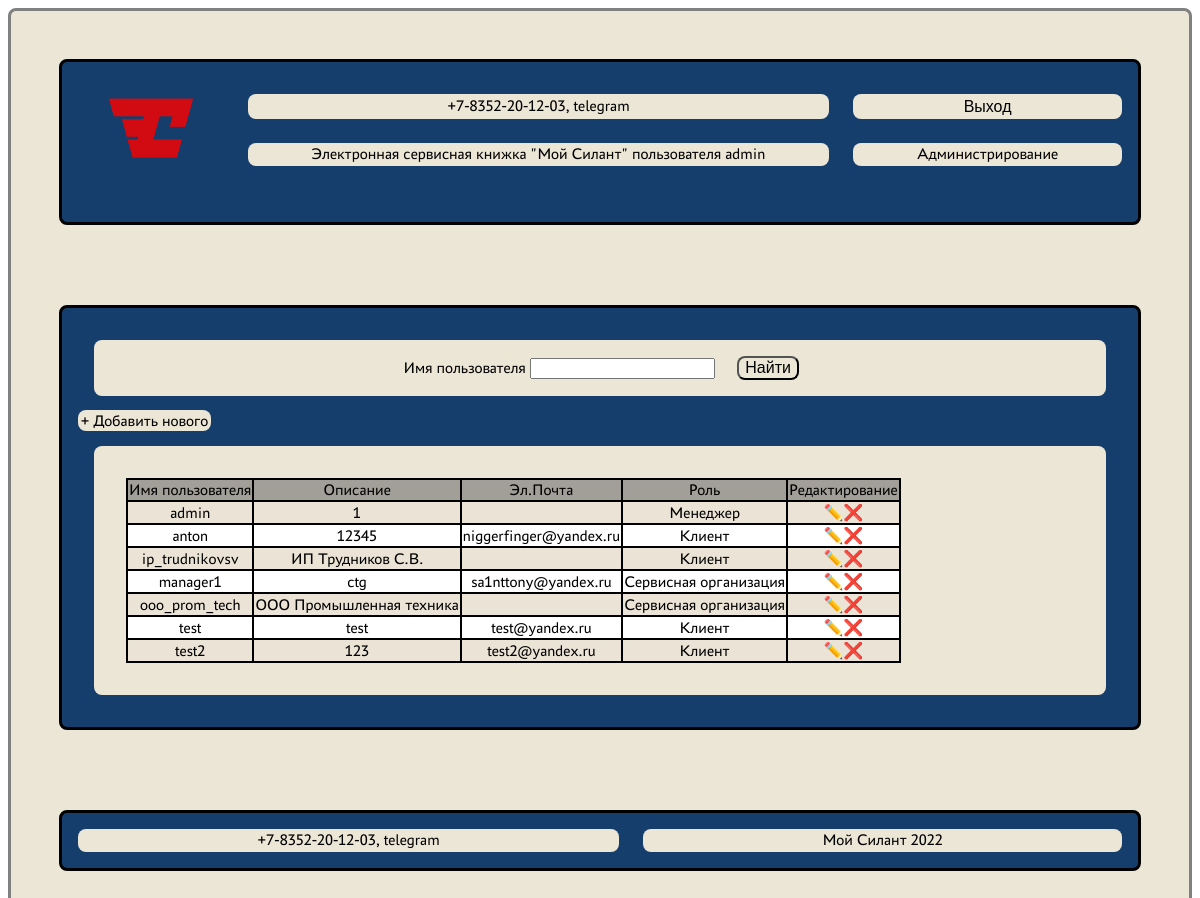
Page /administration/profiles/ (signed in) on the committed database.
### loader_service/models.py (models this page shows)
class Profile(AbstractUser):
    client = 'CL'
    service_co = 'SR'
    manager = 'MG'
    ROLES = [
        (client, 'Клиент'),
        (service_co, 'Сервисная организация'),
        (manager, 'Менеджер'),
    ]
    role = models.CharField(max_length=2, choices=ROLES, default=client)
    bio = models.TextField(null=True)

### loader_service/views.py (the view)
class ProfileView(LoginRequiredMixin, ListView):
    raise_exception = True
    model = Profile
    ordering = "username"
    template_name = 'profiles.html'
    context_object_name = 'profiles'
    paginate_by = 10
    def get_queryset(self):
        queryset = super().get_queryset()
        self.filterset = ProfileFilter(self.request.GET, queryset)
        return self.filterset.qs
    def get_context_data(self, **kwargs):
        context = super().get_context_data()
        context['filterset'] = self.filterset
        return context

### loader_service/templatetags/custom_filters.py (called while the page is built)
@register.filter()
def roles_translator(role):
    ROLES = [
        ('CL', 'Клиент'),
        ('SR', 'Сервисная организация'),
        ('MG', 'Менеджер'),
    ]
    for r in ROLES:
        if role == r[0]:
            translated_role = r[1]
    return translated_role

### templates/profiles.html (shortened to what this page needs)
{% extends 'flatpages/default.html' %}
{% load static %}
{% load custom_tags %}
{% load custom_filters %}
{% block body %}
{% if user.role == 'CL' %}
<div>У вас нет доступа для просмотра данной страницы</div>
{% else %}
<div>
    <form action="" method="get">
        <span class="filter">Имя пользователя {{ filterset.form.username }}</span>
        <button class="filter" type="submit">Найти</button>
    </form>
</div>
{% if user.role == 'MG' %}
<span><a href="/auth/add_user">+ Добавить нового</a></span>
{% endif %}
{% if profiles %}
<div>
    <div class="table">
        <table border="1">
            <tr>
                <td>Имя пользователя</td>
                <td>Описание</td>
                <td>Эл.Почта</td>
                <td>Роль</td>
                {% if user.role == 'MG' %}
                <td>Редактирование</td>
                {% endif %}
            </tr>
            {% for profile in profiles %}
            <tr>
                <td>{{ profile.username }}</td>
                <td>{{ profile.bio }}</td>
                <td>{{ profile.email }}</td>
                <td>{{ profile.role|roles_translator }}</td>
                {% if user.role == 'MG' %}
                <td><a href="{{ profile.pk }}/update">✏️</a><a href="{{ profile.pk }}/delete">❌</a></td>
                {% endif %}
            </tr>
            {% endfor %}
        </table>
    </div>
</div>
{% endif %}
{% endif %}
{% endblock body %}

### templates/flatpages/default.html (shortened to what this page needs)
<!DOCTYPE html>
<html lang="en">
<head>
    {% load static %}
    <link href="{% static 'assets/css/main.css' %}" rel="stylesheet" />
</head>
<body>
    <div class="plane">
        <header class="grid-wrapper-header">
            <div>
                <a href="/home/"><img src="{% static 'assets/icons/Logotype accent RGB 2.png' %}" alt="logo silant" width="100" height="100"></a>
            </div>
            <div class="inner-grid-header">
                <span>+7-8352-20-12-03, telegram</span>
                {% if user.is_authenticated %}
                <span>
                    <form method="post" action="{% url 'logout' %}">
                        <button class="inform" type="submit">Выход</button>
                    </form>
                </span>
                {% else %}
                <span><a href="/auth/login/">Авторизация</a></span>
                {% endif %}
                <span>Электронная сервисная книжка "Мой Силант"{% if user.is_authenticated %} пользователя {{ user.username }}{% endif %}</span>
                {% if user.is_authenticated and user.role != 'CL' %}
                    <span><a href="/administration/">Администрирование</a></span>
                {% endif %}
            </div>
        </header>
        <div class="main-panel">
            {% block body %}{% endblock body %}
        </div>
        <footer>
            <span>+7-8352-20-12-03, telegram</span>
            <span>Мой Силант 2022</span>
        </footer>
    </div>
</body>
</html>

### static/assets/css/main.css (style rules this page uses)
a { color: black; text-decoration: none; }
input { cursor: pointer; }
table { background-color: white; border: 2px solid; border-collapse: collapse; }
td { border: 2px solid; border-collapse: collapse; }
body { background-color: white; display: flex; flex-direction: column; height: 100vh; }
.plane { display: flex; flex-direction: column; flex-grow: 1; background-color: #EBE6D6; border: 3px solid grey; border-radius: 0.5em; padding: 1rem; font-family: 'PT Astra Sans'; }
header { display: flex; margin: 2em 2em 3em; padding: 1em; background-color: #163E6C; border: 3px solid black; border-radius: 0.5em; }
.grid-wrapper-header { display: grid; align-items: center; grid-template-columns: 0.5fr 3fr; grid-template-rows: 0.5fr auto; grid-gap: 2vw; }
.inner-grid-header { display: grid; grid-template-columns: repeat(2, auto); grid-template-rows: repeat(2, auto); grid-gap: 2vw; }
button { font-size: 1em; border-radius: 0.5em; background-color: #EBE6D6; cursor: pointer; }
.inform { border: none; background-color: #EBE6D6; cursor: pointer; }
span { padding: 0.15em; font-size: 1em; border-radius: 0.5em; background-color: #EBE6D6; text-align: center; }
header div { text-align: center; }
.main-panel { display: block; margin: 2em 2em 3em; padding: 1em; background-color: #163E6C; border: 3px solid black; border-radius: 0.5em; }
.main-panel div { text-align: center; justify-content: center; padding: 0.5em; margin: 1em; background-color: #EBE6D6; border-radius: 0.5em; }
.table { table-layout: auto; background-color: white; width: auto; text-align: center; border-radius: 0.5em; overflow: auto; }
.table tr:first-child { background-color: #a19f97; }
.table tr:nth-child(even) { background-color: #ebe3d6; }
footer { display: grid; margin: 2em 2em 3em; padding: 1em; background-color: #163E6C; border: 3px solid black; border-radius: 0.5em; grid-template-columns: repeat(2, auto); grid-gap: 2vw; }
.filter { margin: 0.5em; }

### rows in the picture
Profile: username "admin", bio "1", role|roles_translator "Менеджер"
Profile: username "anton", bio "12345", email "niggerfinger@yandex.ru", role|roles_translator "Клиент"
Profile: username "ip_trudnikovsv", bio "ИП Трудников С.В.", role|roles_translator "Клиент"
Profile: username "manager1", bio "ctg", email "sa1nttony@yandex.ru", role|roles_translator "Сервисная организация"
Profile: username "ooo_prom_tech", bio "ООО Промышленная техника", role|roles_translator "Сервисная организация"
Profile: username "test", bio "test", email "test@yandex.ru", role|roles_translator "Клиент"
Profile: username "test2", bio "123", email "test2@yandex.ru", role|roles_translator "Клиент"
